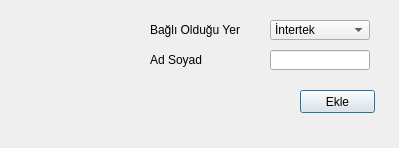
<?xml version="1.0" encoding="UTF-8"?>
<ui version="4.0">
 <class>PersonelEkle</class>
 <widget class="QDialog" name="PersonelEkle">
  <property name="geometry">
   <rect>
    <x>0</x>
    <y>0</y>
    <width>399</width>
    <height>148</height>
   </rect>
  </property>
  <property name="windowTitle">
   <string>Personel Ekle</string>
  </property>
  <widget class="QLabel" name="label">
   <property name="geometry">
    <rect>
     <x>150</x>
     <y>20</y>
     <width>90</width>
     <height>20</height>
    </rect>
   </property>
   <property name="text">
    <string>Bağlı Olduğu Yer</string>
   </property>
  </widget>
  <widget class="QComboBox" name="comboBox">
   <property name="geometry">
    <rect>
     <x>270</x>
     <y>20</y>
     <width>100</width>
     <height>20</height>
    </rect>
   </property>
   <item>
    <property name="text">
     <string>İntertek</string>
    </property>
   </item>
   <item>
    <property name="text">
     <string>Gemi Adamı</string>
    </property>
   </item>
  </widget>
  <widget class="QLineEdit" name="lineEdit">
   <property name="geometry">
    <rect>
     <x>270</x>
     <y>50</y>
     <width>100</width>
     <height>20</height>
    </rect>
   </property>
  </widget>
  <widget class="QLabel" name="label_2">
   <property name="geometry">
    <rect>
     <x>150</x>
     <y>50</y>
     <width>90</width>
     <height>20</height>
    </rect>
   </property>
   <property name="text">
    <string>Ad Soyad</string>
   </property>
  </widget>
  <widget class="QPushButton" name="pushButton">
   <property name="geometry">
    <rect>
     <x>300</x>
     <y>90</y>
     <width>75</width>
     <height>23</height>
    </rect>
   </property>
   <property name="text">
    <string>Ekle</string>
   </property>
  </widget>
  <widget class="QLabel" name="label_3">
   <property name="geometry">
    <rect>
     <x>10</x>
     <y>10</y>
     <width>121</width>
     <height>121</height>
    </rect>
   </property>
   <property name="text">
    <string/>
   </property>
   <property name="pixmap">
    <pixmap resource="../icon/ic.qrc">:/rolix/config-users.png</pixmap>
   </property>
   <property name="alignment">
    <set>Qt::AlignCenter</set>
   </property>
  </widget>
 </widget>
 <resources>
  <include location="../icon/ic.qrc"/>
 </resources>
 <connections>
  <connection>
   <sender>pushButton</sender>
   <signal>clicked()</signal>
   <receiver>PersonelEkle</receiver>
   <slot>close()</slot>
   <hints>
    <hint type="sourcelabel">
     <x>335</x>
     <y>102</y>
    </hint>
    <hint type="destinationlabel">
     <x>172</x>
     <y>93</y>
    </hint>
   </hints>
  </connection>
 </connections>
</ui>
